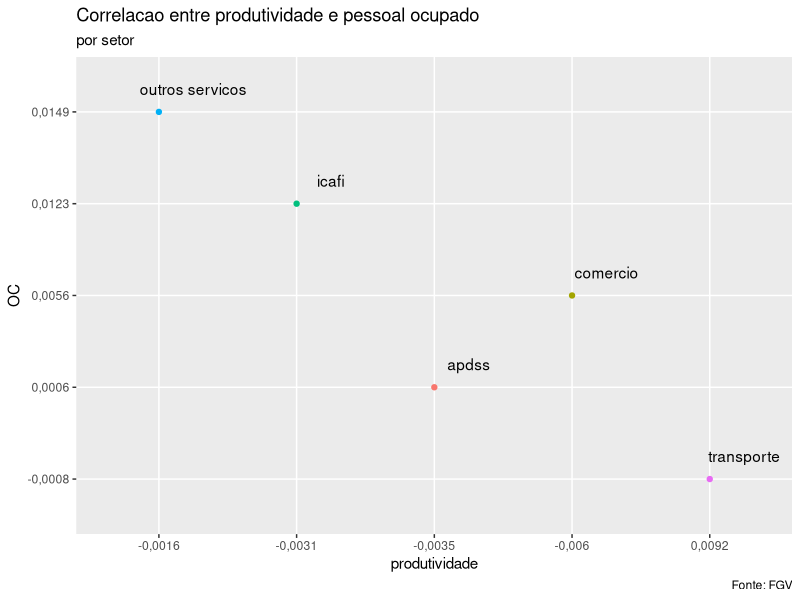

Generate this figure with R:
library(tidyverse)
library(ggplot2)

# criando dataset

dados <- data.frame(setores = c("comercio",
                                "transporte",
                                "outros servicos",
                                "icafi",
                                "apdss"),
                    produtividade = c("-0,006",
                                      "0,0092",
                                      "-0,0016",
                                      "-0,0031",
                                      "-0,0035"),
                    OC = c("0,0056",
                           "-0,0008",
                           "0,0149",
                           "0,0123",
                           "0,0006"))


# alterando 

dados %>% 
  ggplot(aes(x=produtividade, y=OC)) +
  geom_point(aes(color = setores)) +
  geom_text(aes(label=setores), nudge_x = 0.25, nudge_y = 0.25) + 
  labs(title = "Correlacao entre produtividade e pessoal ocupado",
       subtitle = "por setor",
       caption = "Fonte: FGV") +
  theme(legend.position = "none")
